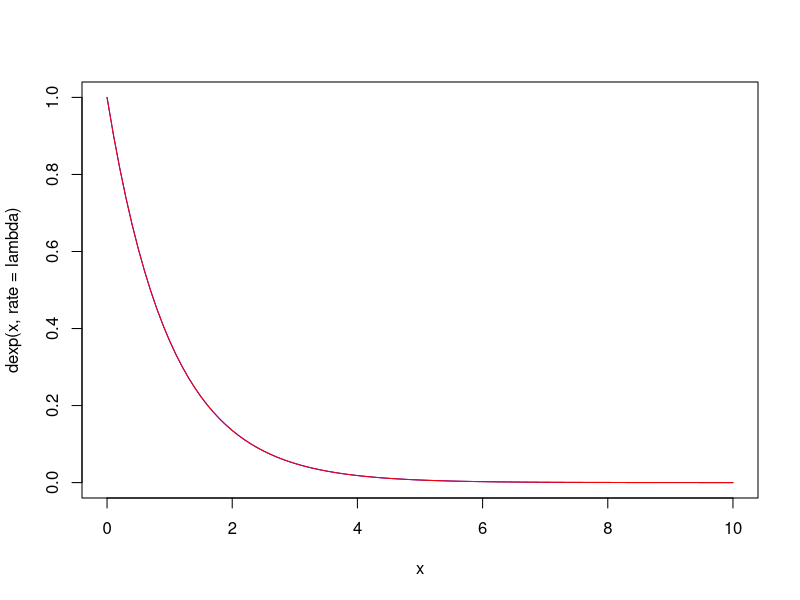
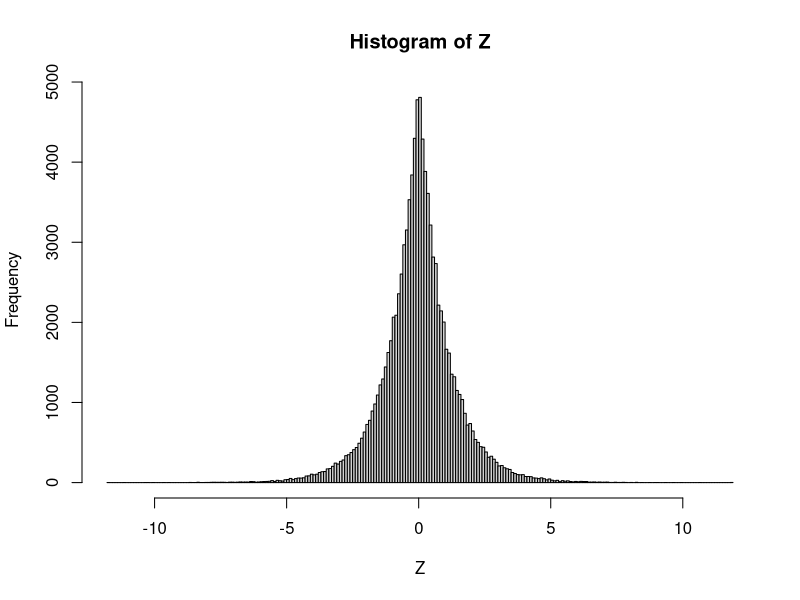
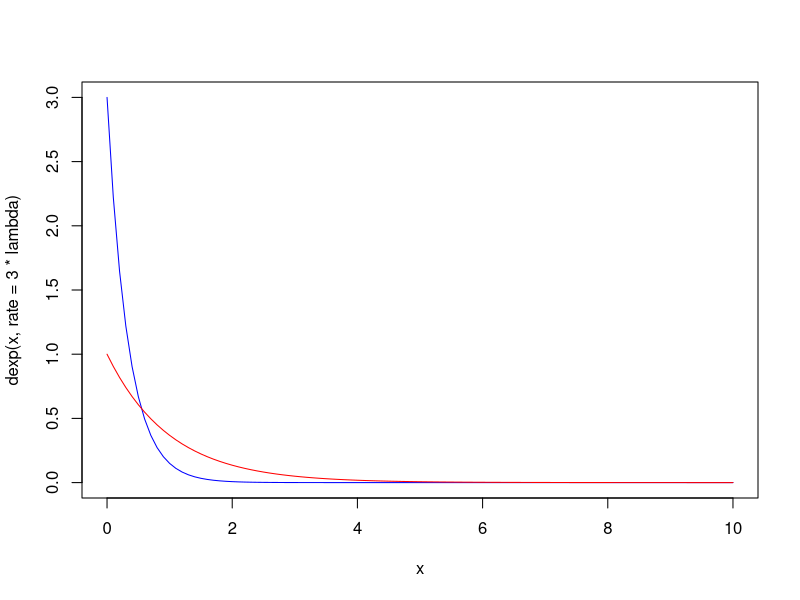
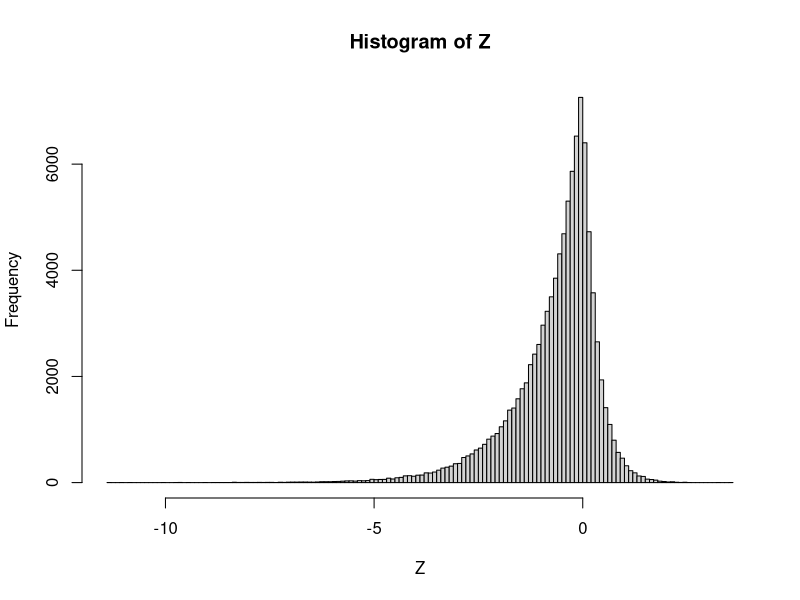

R code for these plots, in order:
## ---- chunk 1
knitr::opts_chunk$set(echo = TRUE)
## ---- chunk 2
n <- 100
mu <- 1000

mu / n
## ---- chunk 3
n <- 100000
lambda <- 1
X_1 <- rexp(n, lambda)
X_2 <- rexp(n, lambda)

curve(dexp(x, rate = lambda), from=0, to=10, col='blue')
curve(dexp(x, rate = lambda), from=0, to=10, col='red', add = TRUE)

Z <- X_1 - X_2

hist(Z, breaks = 200)
## ---- chunk 4
n <- 100000
lambda <- 1
X_1 <- rexp(n, 3*lambda)
X_2 <- rexp(n, lambda)

curve(dexp(x, rate = 3*lambda), from=0, to=10, col='blue')
curve(dexp(x, rate = lambda), from=0, to=10, col='red', add = TRUE)

Z <- X_1 - X_2

hist(Z, breaks = 200)
## ---- chunk 5
variance <- 100/3

cheb <- function(epsilon, var = variance) {
  upperBound <- var / epsilon^2
  if (upperBound > 1) {
    upperBound <- 1
  }
  
  return(upperBound)
}
## ---- chunk 6
cheb(2)
## ---- chunk 7
cheb(5)
## ---- chunk 8
cheb(9)
## ---- chunk 9
cheb(20)
